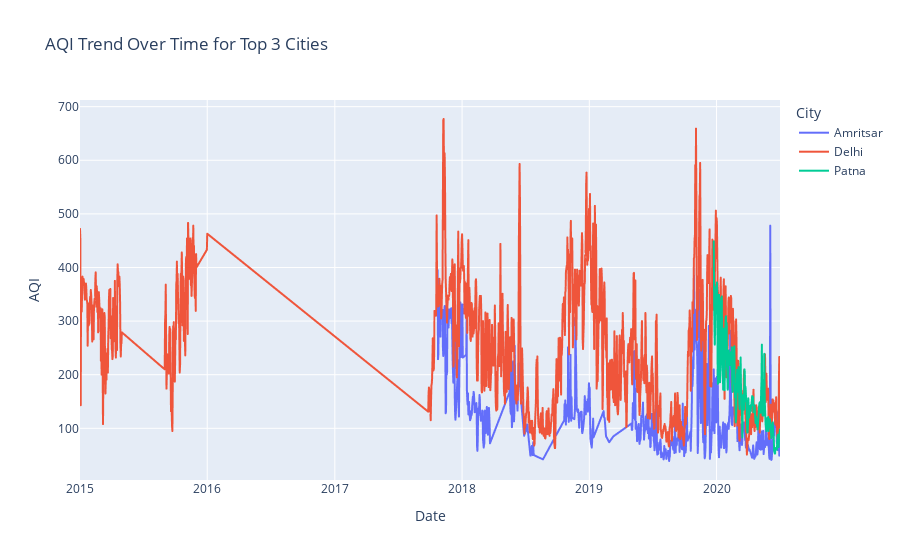
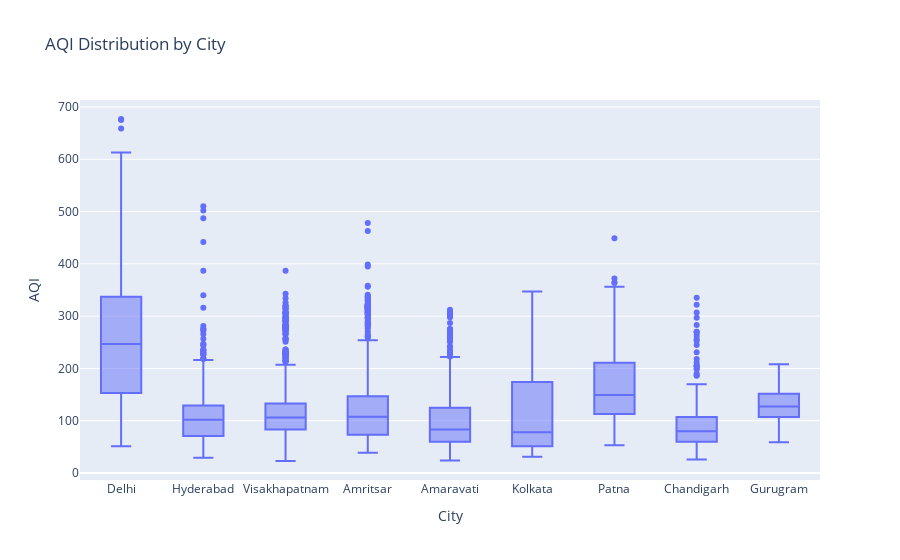
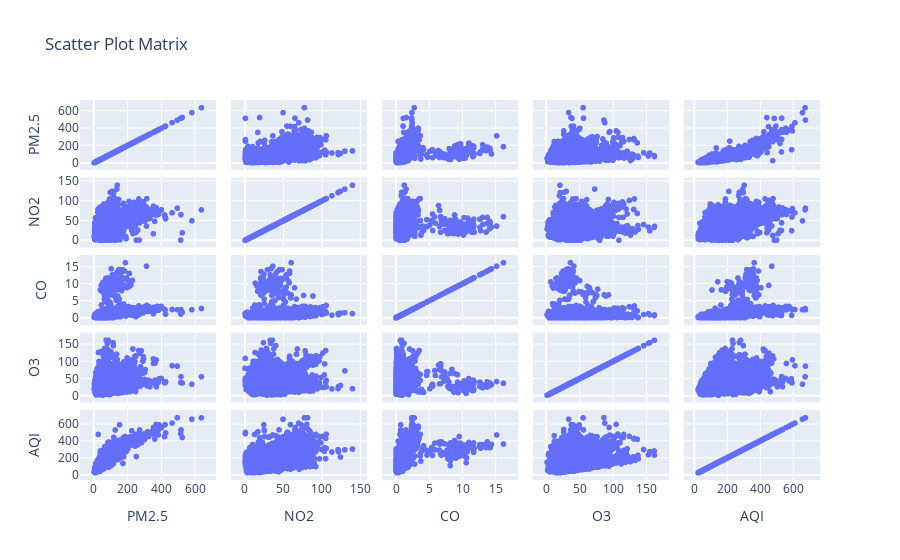

These figures' notebook cell, in order:
### Code cell
import plotly.express as px
import warnings

data['Date'] = pd.to_datetime(data['Date'])

warnings.filterwarnings("ignore", category=FutureWarning, module="plotly")


top_cities = data.groupby('City')['AQI'].mean().nlargest(3).index

# Filter the dataset to include only the top 5 cities
filtered_data = data[data['City'].isin(top_cities)]

# Create the line plot for the top 5 cities
fig1 = px.line(filtered_data, x='Date', y='AQI', color='City', title='AQI Trend Over Time for Top 3 Cities')

# Show the plot
fig1.show()

# Box plot for AQI distribution by City
fig2 = px.box(data, x='City', y='AQI', title='AQI Distribution by City')
fig2.update_layout(xaxis={'categoryorder':'total descending'})
fig2.show()

# Scatter plot matrix for selected features
selected_features = ['PM2.5', 'NO2', 'CO', 'O3', 'AQI']
fig3 = px.scatter_matrix(data[selected_features], title='Scatter Plot Matrix')
fig3.show()

### Figure 1 — Plotly figure (JSON) as saved in the notebook; plotly's stock layout.template omitted (floating-point values rounded to 4 significant figures; data arrays with more than 128 entries replaced by an {"elided": "..."} marker saying what was removed)
{"data": [{"hovertemplate": "City=Amritsar<br>Date=%{x}<br>AQI=%{y}<extra></extra>", "legendgroup": "Amritsar", "line": {"color": "#636efa", "dash": "solid"}, "marker": {"symbol": "circle"}, "mode": "lines", "name": "Amritsar", "showlegend": true, "type": "scattergl", "x": {"elided": "636 str values"}, "xaxis": "x", "y": {"elided": "636 int values"}, "yaxis": "y"}, {"hovertemplate": "City=Delhi<br>Date=%{x}<br>AQI=%{y}<extra></extra>", "legendgroup": "Delhi", "line": {"color": "#EF553B", "dash": "solid"}, "marker": {"symbol": "circle"}, "mode": "lines", "name": "Delhi", "showlegend": true, "type": "scattergl", "x": {"elided": "1224 str values"}, "xaxis": "x", "y": {"elided": "1224 int values"}, "yaxis": "y"}, {"hovertemplate": "City=Patna<br>Date=%{x}<br>AQI=%{y}<extra></extra>", "legendgroup": "Patna", "line": {"color": "#00cc96", "dash": "solid"}, "marker": {"symbol": "circle"}, "mode": "lines", "name": "Patna", "showlegend": true, "type": "scattergl", "x": {"elided": "191 str values"}, "xaxis": "x", "y": {"elided": "191 int values"}, "yaxis": "y"}], "layout": {"autosize": true, "legend": {"title": {"text": "City"}, "tracegroupgap": 0}, "title": {"text": "AQI Trend Over Time for Top 3 Cities"}, "xaxis": {"anchor": "y", "autorange": true, "domain": [0, 1], "range": ["2015-01-01", "2020-07-01"], "title": {"text": "Date"}, "type": "date"}, "yaxis": {"anchor": "x", "autorange": true, "domain": [0, 1], "range": [3.556, 712.4], "title": {"text": "AQI"}, "type": "linear"}}}

### Figure 2 — Plotly figure (JSON) as saved in the notebook; plotly's stock layout.template omitted (floating-point values rounded to 4 significant figures; data arrays with more than 128 entries replaced by an {"elided": "..."} marker saying what was removed)
{"data": [{"alignmentgroup": "True", "hovertemplate": "City=%{x}<br>AQI=%{y}<extra></extra>", "legendgroup": "", "marker": {"color": "#636efa"}, "name": "", "notched": false, "offsetgroup": "", "orientation": "v", "showlegend": false, "type": "box", "x": {"elided": "6236 str values"}, "x0": " ", "xaxis": "x", "y": {"elided": "6236 int values"}, "y0": " ", "yaxis": "y"}], "layout": {"autosize": true, "boxmode": "group", "legend": {"tracegroupgap": 0}, "title": {"text": "AQI Distribution by City"}, "xaxis": {"anchor": "y", "autorange": true, "categoryorder": "total descending", "domain": [0, 1], "range": [-0.5, 8.5], "title": {"text": "City"}, "type": "category"}, "yaxis": {"anchor": "x", "autorange": true, "domain": [0, 1], "range": [-13.33, 713.3], "title": {"text": "AQI"}, "type": "linear"}}}

### Figure 3 — Plotly figure (JSON) as saved in the notebook; plotly's stock layout.template omitted (floating-point values rounded to 4 significant figures; data arrays with more than 128 entries replaced by an {"elided": "..."} marker saying what was removed)
{"data": [{"dimensions": [{"axis": {"matches": true}, "label": "PM2.5", "values": {"elided": "6236 float values"}}, {"axis": {"matches": true}, "label": "NO2", "values": {"elided": "6236 float values"}}, {"axis": {"matches": true}, "label": "CO", "values": {"elided": "6236 float values"}}, {"axis": {"matches": true}, "label": "O3", "values": {"elided": "6236 float values"}}, {"axis": {"matches": true}, "label": "AQI", "values": {"elided": "6236 int values"}}], "hovertemplate": "%{xaxis.title.text}=%{x}<br>%{yaxis.title.text}=%{y}<extra></extra>", "legendgroup": "", "marker": {"color": "#636efa", "symbol": "circle"}, "name": "", "showlegend": false, "type": "splom"}], "layout": {"autosize": true, "dragmode": "select", "legend": {"tracegroupgap": 0}, "title": {"text": "Scatter Plot Matrix"}, "xaxis": {"autorange": true, "range": [-152.7, 793.9], "type": "linear"}, "xaxis2": {"autorange": true, "range": [-33.82, 174.2], "type": "linear"}, "xaxis3": {"autorange": true, "range": [-3.94, 20.17], "type": "linear"}, "xaxis4": {"autorange": true, "range": [-37.48, 201.4], "type": "linear"}, "xaxis5": {"autorange": true, "range": [-135.8, 835.8], "type": "linear"}, "yaxis": {"autorange": true, "range": [-152.7, 793.9], "type": "linear"}, "yaxis2": {"autorange": true, "range": [-33.82, 174.2], "type": "linear"}, "yaxis3": {"autorange": true, "range": [-3.94, 20.17], "type": "linear"}, "yaxis4": {"autorange": true, "range": [-37.48, 201.4], "type": "linear"}, "yaxis5": {"autorange": true, "range": [-135.8, 835.8], "type": "linear"}}}
